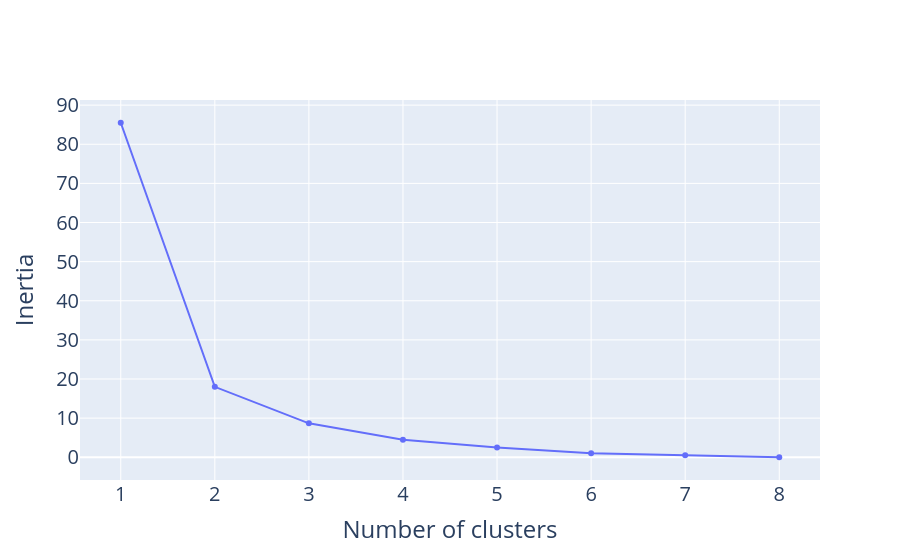

The notebook cell saved with this chart:
### Code cell
fig = go.Figure()

fig.add_scatter(x=list(range(1, 9)), y=inertia)
fig.layout.xaxis.title = 'Number of clusters'
fig.layout.yaxis.title = 'Inertia'
fig.layout.font.size = 20
fig

### Figure 1 — Plotly figure (JSON) as saved in the notebook; plotly's stock layout.template omitted (floating-point values rounded to 4 significant figures)
{"data": [{"type": "scatter", "x": [1, 2, 3, 4, 5, 6, 7, 8], "y": [85.5, 18, 8.667, 4.5, 2.5, 1, 0.5, 0]}], "layout": {"autosize": true, "font": {"size": 20}, "xaxis": {"autorange": true, "range": [0.5838, 8.416], "title": {"text": "Number of clusters"}, "type": "linear"}, "yaxis": {"autorange": true, "range": [-6.263, 91.76], "title": {"text": "Inertia"}, "type": "linear"}}}
